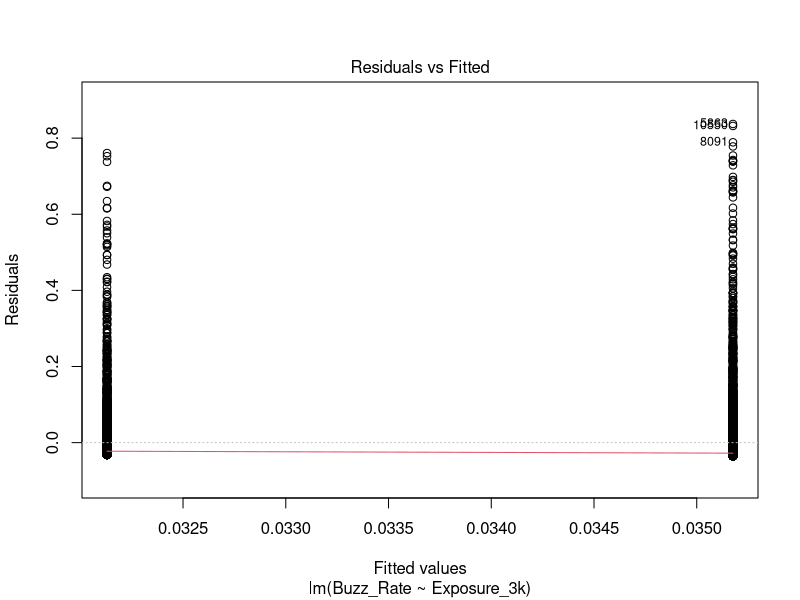
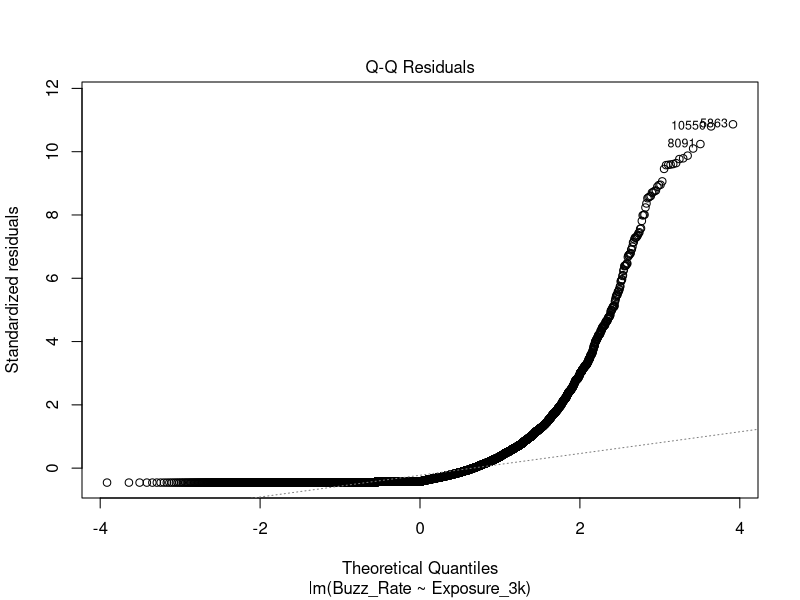
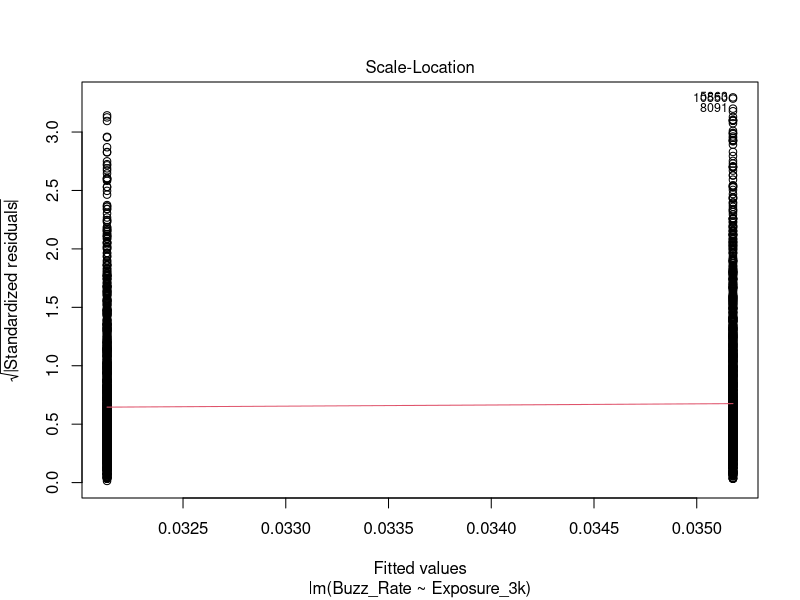
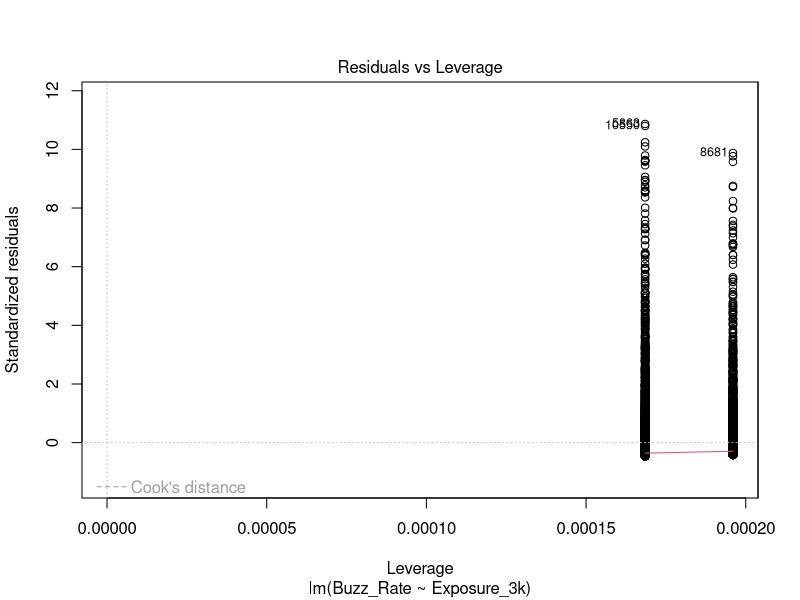
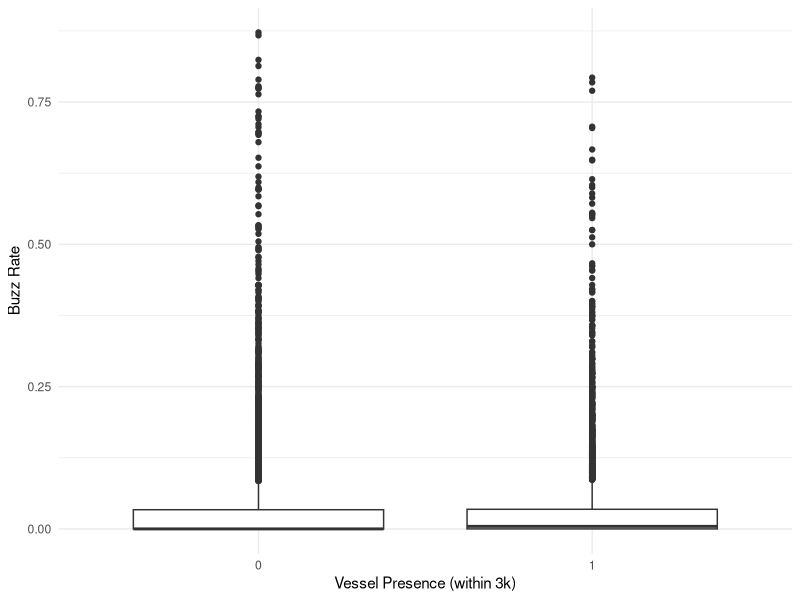
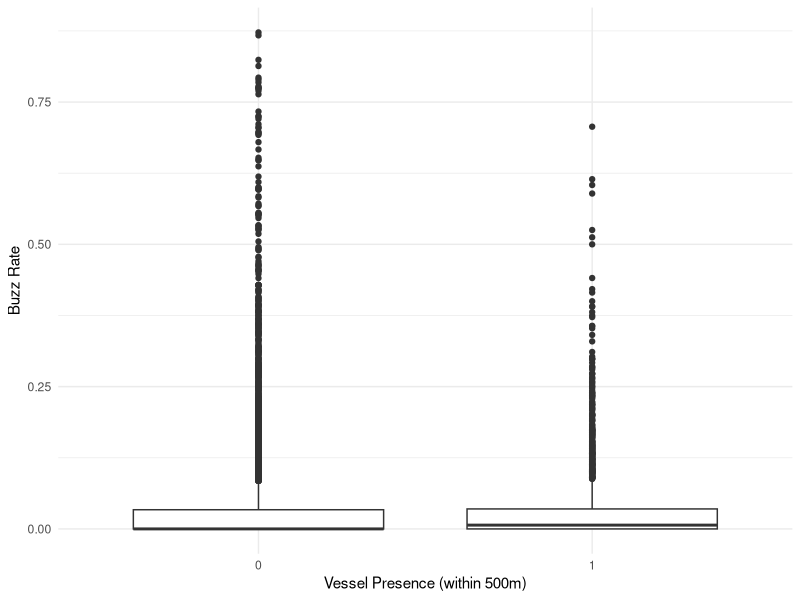
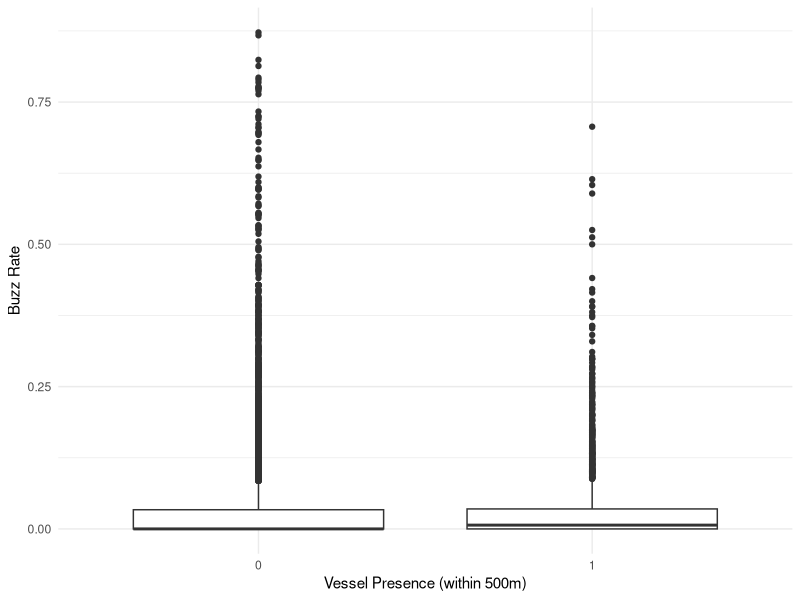

The R source for these figures, in order:
## Impacts of  vessel on vocalisation ##

## Packages to load
library(dplyr)
library(tibble)
library(ggplot2)
library(DBI)
library(RSQLite)
library(dbplyr)
library(tidyverse)

## get master df
db_master <- read.csv("Buzz_Master_UPDATED.csv")
db_master$Exposure_3k <- as.factor(db_master$Exposure_3k)
db_master$Exposure_500m <- as.factor(db_master$Exposure_500m)

db_exposure <- count(db_master, Exposure_500m)
db_exposure2 <- count(db_master, Exposure_3k)


## Models 
# Look at how the buzz rate (i.e. proportion of a Porpoise positive event that are
# buzz calls) and how that changes when vessels are or are not present across 
# various exposure distances. 

# Both exposure distances
buzz_model1 <- lm(Buzz_Rate ~ Exposure_500m + Exposure_3k, data = db_master)
summary(buzz_model1) ## not overdispersed

# 3k exposure distance
buzz_model2 <- lm(Buzz_Rate ~ Exposure_3k, data = db_master)
summary(buzz_model2) # significantly fewer buzz calls

# 500m exposure distance
buzz_model3 <- lm(Buzz_Rate ~ Exposure_500m, data = db_master)
summary(buzz_model3) # almost significant but not quite

## Compare models
AIC(buzz_model1, buzz_model2, buzz_model3) # buzz model 2?

## Diagnostics
plot(buzz_model2) ## looks okay 

## Visualise
db_3k_plot <- ggplot(db_master, aes(x = Exposure_3k, y = Buzz_Rate)) +
  geom_boxplot() +
  labs(x = "Vessel Presence (within 3k)", y = "Buzz Rate") +
  theme_minimal()

db_500m_plot <- ggplot(db_master, aes(x = Exposure_500m, y = Buzz_Rate)) +
  geom_boxplot() +
  labs(x = "Vessel Presence (within 500m)", y = "Buzz Rate") +
  theme_minimal()

db_3k_plot
db_500m_plot

## Print to working directory:
tiff('db_buzz_test_signif_500m.tiff', units="in", width=6, height=4, res=1000, compression = 'lzw')

db_500m_plot

dev.off()


#Impact of various variables
